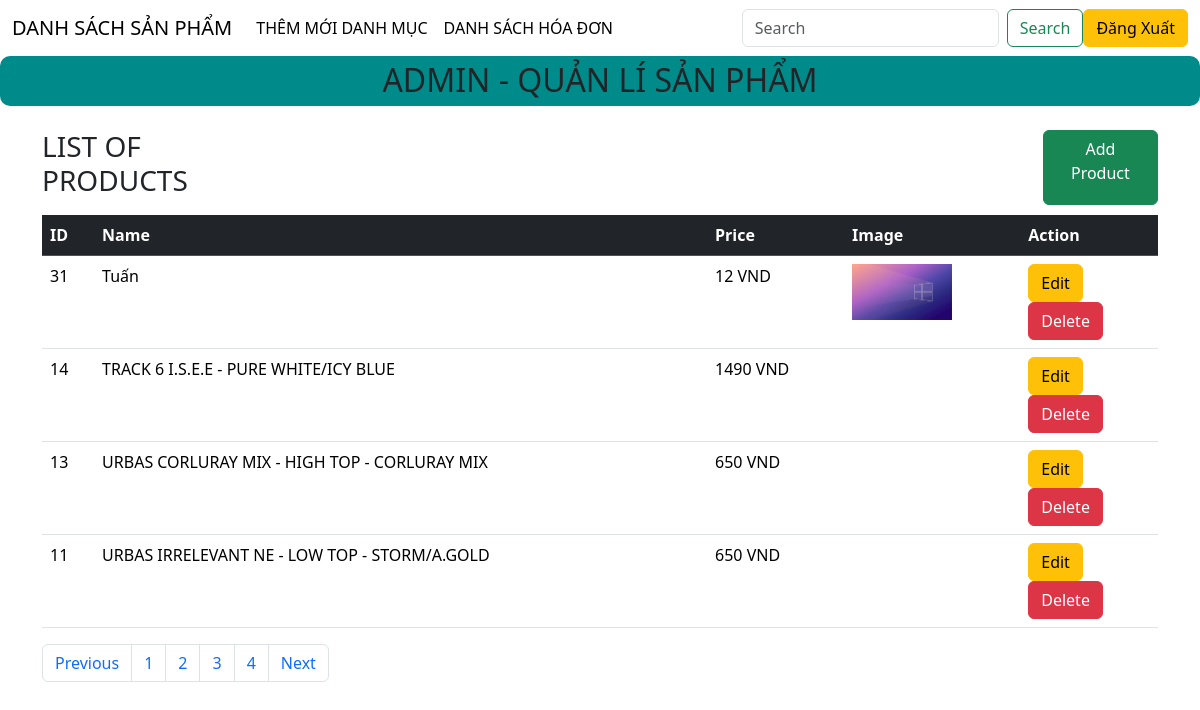
The app's page /admin/ (signed in) with its own data.
### tables this page shows
CREATE TABLE `products` (
  `id` int(11) NOT NULL,
  `name` varchar(255) NOT NULL,
  `price` double NOT NULL,
  `description` text NOT NULL,
  `image` varchar(255) NOT NULL
);

### app/models/Template.php (called while the page is built, shortened)
<?php
class Template
{
    public function view($view, $data = []) {
        extract($data);
        include BASE_PATH . 'app/view/' . $view . '.php';
    }
    public function render($view, $data = []) {
        extract($data);
        include BASE_PATH . 'app/view/blocks/' . $view . '.php';
        return ob_get_clean();
    }
}

### app/models/Product.php (called while the page is built, shortened)
<?php
class Product extends Database{
    public function getProductsByPage($page,$perPage){
        $start = ($page - 1) * $perPage;
        $sql = parent::$connection->prepare('SELECT * FROM `products` ORDER BY `id` DESC LIMIT ?, ?');
        $sql->bind_param('ii', $start, $perPage);
        return parent::select($sql);
    }
    public function getToTal(){
         $sql = parent::$connection->prepare('SELECT COUNT(*) AS total FROM `products`');
         return parent::select($sql)[0]['total'];
    }
}

### app/models/Database.php (called while the page is built, shortened)
<?php
class Database{
    public function select($sql){
        $sql->execute();
        $items = $sql->get_result()->fetch_all(MYSQLI_ASSOC);
        return $items;
    }
}

### app/view/blocks/products/index.php (the view, shortened to what this page needs)
 <div class="container">
    <div class="containe-title" style="display: flex; margin-bottom: 10px;">
        <h3>LIST OF PRODUCTS</h3>
        <a style="margin-left:68%;" href="products/create.php" class="btn btn-success">Add Product</a>
    </div>
    <table class="table">
        <thead >
            <tr  class="table-dark ">
                <th scope="col">ID</th>
                <th scope="col">Name</th>
                <th scope="col">Price</th>
                <th scope="col">Image</th>
                <th scope="col">Action</th>
            </tr>
        </thead>
        <tbody>
            <?php foreach ($products as $product ) : ?>
            <tr>
                <td><?php echo $product['id']?></td>
                <td><?php echo $product['name']?></td>
                <td><?php echo $product['price']?> VND</td>
                <td><img src="../public/images/<?php echo $product['image'] ?>" alt="" width="100"></td>
                <td>
                    <a class="btn btn-warning" href="products/edit.php?id=<?php echo $product['id'] ?>">Edit</a>
                    <form action="products/destroy.php" method="post">
                        <button type="submit" class="btn btn-danger">Delete</button>
                    </form>
                </td>
            </tr>
            <?php endforeach; ?>
        </tbody>
    </table>
    <nav aria-label="Page navigation example">
        <ul class="pagination">
            <li class="page-item"><a class="page-link" href="#">Previous</a></li>
            <?php
            $pages = ceil($toTal/$perPage);
                for ($i=1; $i <= $pages; $i++) {
                    ?>
                    <li class="page-item"><a class="page-link" href="index.php?page=<?php echo $i ?>"><?php echo $i ?></a></li>
                    <?php
                }
            ?>
            <li class="page-item"><a class="page-link" href="#">Next</a></li>
        </ul>
    </nav>
</div>

### admin/index.php (shortened to what this page needs)
<?php
require_once '../config/database.php';
if(isset($_SESSION['id']) && $_SESSION['role'] ==0 ){
    $page = 1;
    $perPage = 4;
    $template = new Template();
    $productModel = new Product();
    $products = $productModel -> getProductsByPage($page,$perPage);
    $toTal = $productModel -> getToTal();
    $data = [
        'title' => 'Trang home admin',
        'slot'  => $template->render('products/index', ['products' => $products,
                                                        'perPage' =>  $perPage,
                                                        'toTal' =>  $toTal,
        ]  )
    ];
    $template->view('layout-admin', $data);
}else{
    header('location: http://localhost/DoAnBe1/login.php');
}

### app/view/layout-admin.php (shortened to what this page needs)
<!DOCTYPE html>
<html lang="en">
<head>
  <link href="https://cdn.jsdelivr.net/npm/bootstrap@5.3.2/dist/css/bootstrap.min.css" rel="stylesheet">
</head>
<body>
  <nav class="navbar navbar-expand-lg ">
  <div class="container-fluid">
    <a class="navbar-brand" href="http://localhost/DoAnBe1/admin/index.php">DANH SÁCH SẢN PHẨM</a>
    <div class="collapse navbar-collapse" id="navbarSupportedContent">
      <ul class="navbar-nav me-auto mb-2 mb-lg-0">
        <li class="nav-item">
          <a class="nav-link active" aria-current="page" href="http://localhost/DoAnBe1/admin/categories/create.php">THÊM MỚI DANH MỤC</a>
        </li>
        <li class="nav-item">
          <a class="nav-link active" aria-current="page" href="http://localhost/DoAnBe1/admin/orders/list-order.php">DANH SÁCH HÓA ĐƠN</a>
        </li>
      </ul>
      <form class="d-flex" role="search">
        <input class="form-control me-2" type="search" placeholder="Search" aria-label="Search">
        <button  class="btn btn-outline-success" type="submit">Search</button>
      </form>
      <?php if (isset($_SESSION['role']) && $_SESSION['role'] == 0) :?>
                    <a href="http://localhost/DoAnBe1/logout.php" class="btn btn-warning">Đăng Xuất</a>
                <?php else : ?>
                    <a href="http://localhost/DoAnBe1/login.php" class="btn btn-warning">Đăng Nhập</a>
                <?php endif ?>
    </div>
  </div>
</nav>
  <head>
      <div style="height: 50px; padding-top: 5px;" class="container-fluid tt">
          <h2 class="text-center">ADMIN - QUẢN LÍ SẢN PHẨM</h2>
      </div> <br>
  </head>
  <?php
    if (!empty($slot)) {
      echo $slot;
    }
  ?>
</body>
</html>

### app/view/layout-admin.php (style rules this page uses)
.tt { background-color: darkcyan; border-radius: 10px; }

### records on screen
products: id "31", name "Tuấn", price "12", image (picture)
products: id "14", name "TRACK 6 I.S.E.E - PURE WHITE/ICY BLUE", price "1490"
products: id "13", name "URBAS CORLURAY MIX - HIGH TOP - CORLURAY MIX", price "650"
products: id "11", name "URBAS IRRELEVANT NE - LOW TOP - STORM/A.GOLD", price "650"
